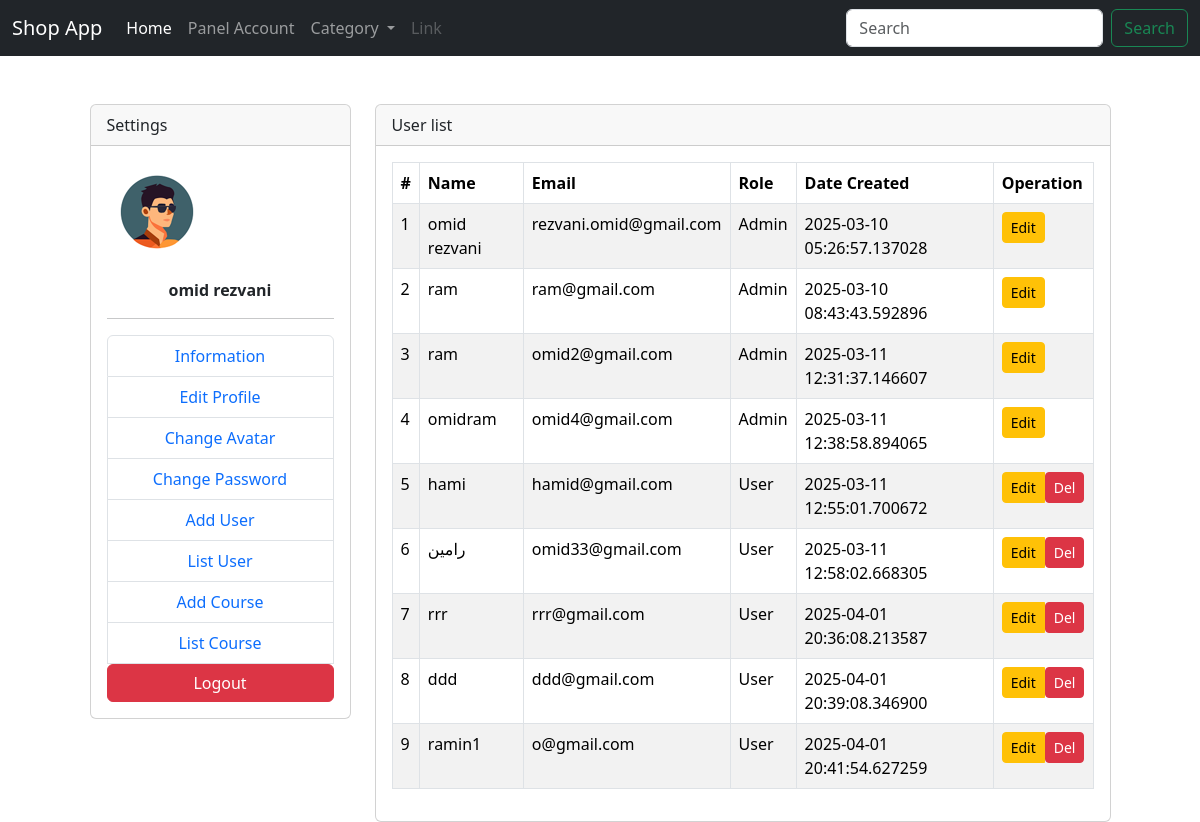
Screenshot of /admin/user (signed in) with the database file from the repository.
### models.py (models this page shows, shortened)
class User(db.Model, UserMixin):
    __tablename__='user'
    id = db.Column(db.Integer, primary_key=True)
    name = db.Column(db.String(80), nullable=False)
    email = db.Column(db.String(120), unique=True, nullable=False)
    password = db.Column(db.String)
    avatar=db.Column(db.String,default='/uploads/avatar.png')
    admin= db.Column(db.Boolean ,default=False)
    date_created = db.Column(db.DateTime, default=datetime.now)

### controller/admin.py (the view)
    @login_required
    def GetUserList(self):
        GetAllUser= User.query.all()
        if request.method == 'POST':
            print(request.args.get('id'))
            db.session.query(User).filter_by(id= request.args.get('id')).delete()
            db.session.commit()
        GetAllUser= User.query.all()
        return render_template('admin/userlist.html', users=GetAllUser)

### extensions.py (called while the page is built)
@loginmanager.user_loader
def user_loader(user_id):
    from models import User
    return User.query.get(user_id)

### templates/admin/userlist.html
{% extends "./Layout/base.html" %}
{% block content %}
<div class="container mt-5">
    <div class="row justify-content-center">
        {% include "./Layout/AdminMenu.html" %}
        <div class="col-8">
            <div class="card">
                <div class="card-header">User list</div>
                <div class="card-body">
                    <table class="table table-bordered table-striped">
                        <thead>
                            <tr>
                                <th scope="col">#</th>
                                <th scope="col">Name</th>
                                <th scope="col">Email</th>
                                <th scope="col">Role</th>
                                <th scope="col">Date Created</th>
                                <th scope="col">Operation</th>
                            </tr>
                        </thead>
                        <tbody>
                            {% for user in users %}
                                <tr>
                                    <td>{{ loop.index }}</td>
                                    <td>{{ user.name }}</td>
                                    <td>{{ user.email }}</td>
                                    <td>{{ "Admin" if user.admin else "User" }}</td>
                                    <td>{{ user.date_created }}</td>
                                    <td>
                                        <div class="btn-group" role="group">
                                            <a href="#" class="btn btn-warning btn-sm">Edit</a>
                                            {% if not user.admin %}
                                                <form action="{{ url_for('admin.GetUserList') }}?id={{ user.id }}" method="POST">
                                                    <button class="btn btn-danger btn-sm">Del</button>
                                                </form>
                                            {% endif %}
                                        </div>
                                    </td>
                                </tr>
                            {% endfor %}
                        </tbody>
                    </table>
                </div>
            </div>
        </div>
    </div>
</div>
{% endblock %}

### templates/Layout/AdminMenu.html
<div class="col-3">
  <div class="card">
      <div class="card-header">Settings</div>
      <div class="card-body justify-content-center">
          <img class="text-center mb-3" src="{{ url_for('static', filename=current_user.avatar) }}" alt="">
          <p class="text-center"><b class="text-center">{{ current_user.name }}</b></p>
          <hr>
          <ul class="list-group text-center">
              <li class="list-group-item"><a href="{{ url_for('admin.AdminInformation') }}">Information</a></li>
              <li class="list-group-item"><a href="{{ url_for('admin.AdminEditProfile') }}">Edit Profile</a></li>
              <li class="list-group-item"><a href="{{ url_for('admin.AdminUploadAvatar') }}">Change Avatar</a></li>
              <li class="list-group-item"><a href="{{ url_for('admin.AdminChangePassword') }}">Change Password</a></li>
              <li class="list-group-item"><a href="{{ url_for('admin.AddNewUser') }}">Add User</a></li>
              <li class="list-group-item"><a href="{{ url_for('admin.GetUserList') }}">List User</a></li>
              <li class="list-group-item"><a href="{{ url_for('admin.AddNewCourse') }}">Add Course</a></li>
              <li class="list-group-item"><a href="{{ url_for('admin.GetCourseList') }}">List Course</a></li>
              <form action="{{ url_for('auth.Logout') }}" method="POST">
                  <button class="btn btn-danger w-100">Logout</button>
              </form>
          </ul>
      </div>
  </div>
</div>

### static/css/app.css (style rules this page uses)
a { text-decoration: none !important; }

### rows the page displays
User: avatar (placeholder picture), name "omid rezvani", email "rezvani.omid@gmail.com", admin "Admin", date_created "2025-03-10 05:26:57.137028"
User: name "ram", email "ram@gmail.com", admin "Admin", date_created "2025-03-10 08:43:43.592896"
User: name "ram", email "omid2@gmail.com", admin "Admin", date_created "2025-03-11 12:31:37.146607"
User: name "omidram", email "omid4@gmail.com", admin "Admin", date_created "2025-03-11 12:38:58.894065"
User: name "hami", email "hamid@gmail.com", admin "User", date_created "2025-03-11 12:55:01.700672"
User: name "رامین", email "omid33@gmail.com", admin "User", date_created "2025-03-11 12:58:02.668305"
User: name "rrr", email "rrr@gmail.com", admin "User", date_created "2025-04-01 20:36:08.213587"
User: name "ddd", email "ddd@gmail.com", admin "User", date_created "2025-04-01 20:39:08.346900"
User: name "ramin1", email "o@gmail.com", admin "User", date_created "2025-04-01 20:41:54.627259"
